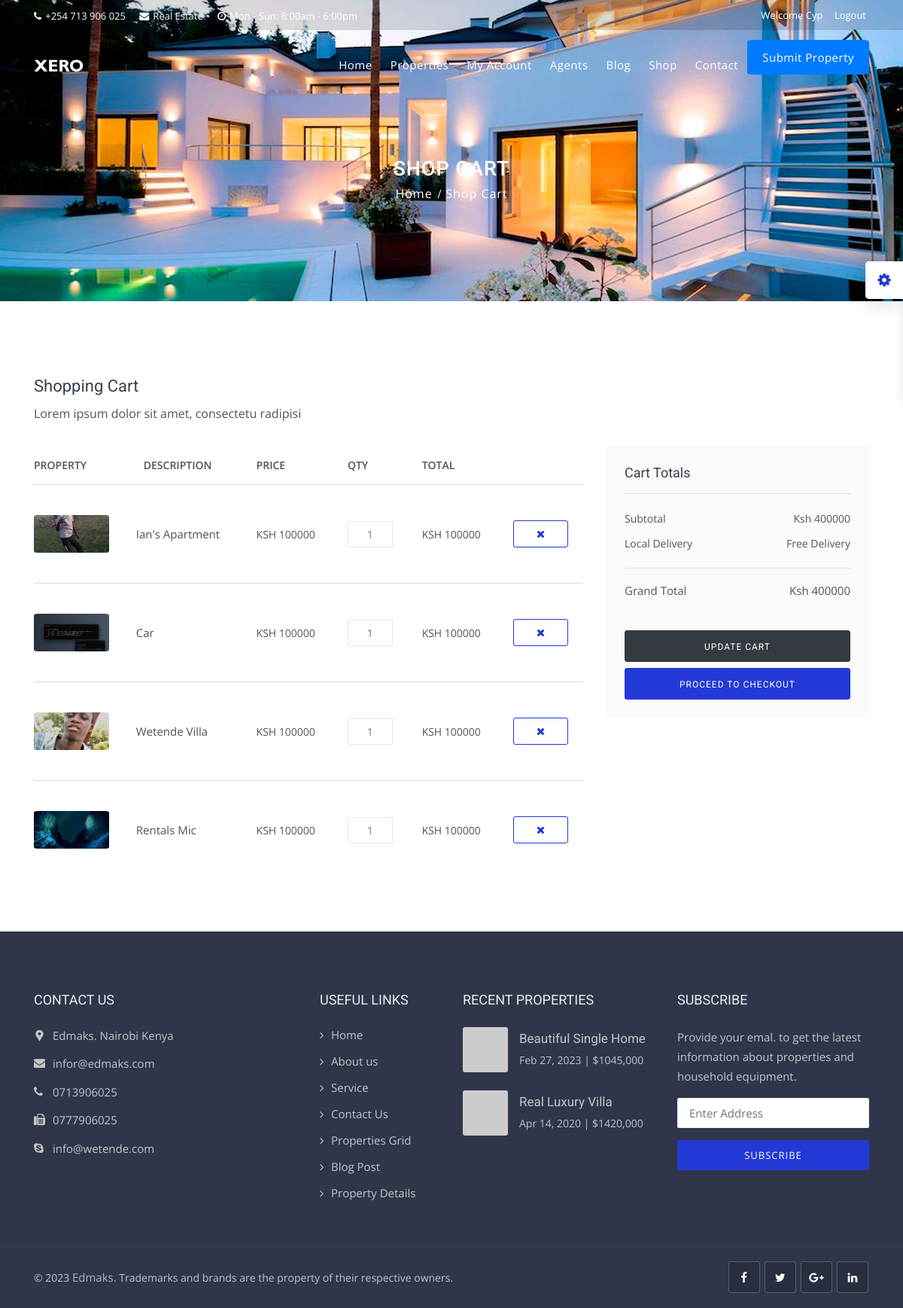
Before: /cart/ (signed in) with the older database file.
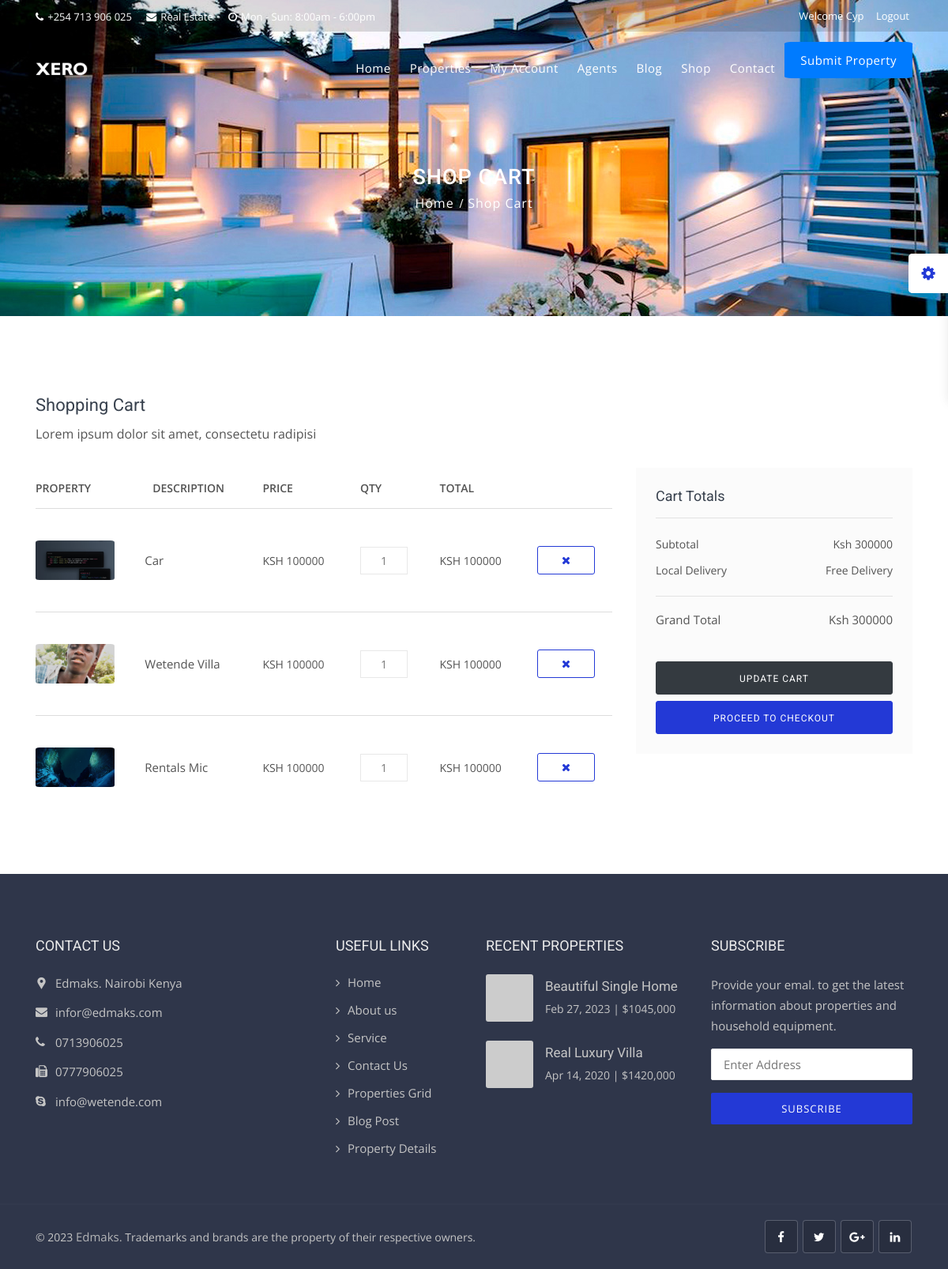
After: the same page with the newer database file.
### listings/models.py (models this page shows, shortened)
class FavouriteItems(models.Model):
    listing = models.ForeignKey(Listing, on_delete=models.CASCADE)
    favourite = models.ForeignKey(Favourite,
                                  on_delete=models.CASCADE, related_name="favouriteitems")
    quantity = models.IntegerField(default=0)
    class Meta:
        verbose_name_plural = "Favourite Items"
    @property
    def price(self):
        actual_price = self.listing.price*self.quantity
        return actual_price

class Listing(models.Model):
  realtor = models.ForeignKey(Realtor, on_delete=models.DO_NOTHING, blank=True, null=True)
  user = models.ForeignKey(User, on_delete=models.DO_NOTHING, blank=True, null=True)
  title = models.CharField(max_length=200)
  address = models.CharField(max_length=200)
  city = models.CharField(max_length=100)
  county = models.CharField(max_length=100)
  postal_code = models.CharField(max_length=20)
  description = models.TextField(blank=True)
  p_type = models.CharField(max_length=100, choices=property_type, default='Office', blank=True, null=True)
  price = models.IntegerField()
  bedrooms = models.IntegerField()
  bathrooms = models.DecimalField(max_digits=2, decimal_places=1)
  garage = models.IntegerField(default=0)
  sqft = models.IntegerField()
  photo_main = models.ImageField(upload_to='photos/%Y/%m/%d/', blank=True)
  photo_1 = models.ImageField(upload_to='photos/%Y/%m/%d/', blank=True)
  photo_2 = models.ImageField(upload_to='photos/%Y/%m/%d/', blank=True)
  photo_3 = models.ImageField(upload_to='photos/%Y/%m/%d/', blank=True)
  photo_4 = models.ImageField(upload_to='photos/%Y/%m/%d/', blank=True)
  photo_5 = models.ImageField(upload_to='photos/%Y/%m/%d/', blank=True)
  photo_6 = models.ImageField(upload_to='photos/%Y/%m/%d/', blank=True)
  is_published = models.BooleanField(default=True)
  list_date = models.DateTimeField(default=datetime.now, blank=True)

class Favourite(models.Model):
    id = models.UUIDField(default=uuid.uuid4, primary_key=True)
    user = models.ForeignKey(User, on_delete=models.CASCADE)
    complete = models.BooleanField(default=False)
    @property
    def total_price(self):
        favouriteitems = self.favouriteitems.all()
        total_cost = sum([item.price for item in favouriteitems])
        return total_cost

### pages/views.py (the view)
# urls.py: path('cart/',views.cart, name='cart'),
@login_required
def cart(request):
    favourite = None
    favouriteitems = []
    if request.user.is_authenticated:
        favourite, created = Favourite.objects.get_or_create(
            user=request.user, complete=False)
        favouriteitems = favourite.favouriteitems.all()
    context = {
        "favourite":favourite,
        "favouriteitems":favouriteitems
    }
    return render(request, 'pages/shop-cart.html', context)

### templates/pages/shop-cart.html (shortened to what this page needs)
{% extends 'base.html' %}
{% load humanize %}
{% block content %}
<div class="sub-banner">
    <div class="container">
        <div class="breadcrumb-area">
            <h1>Shop Cart</h1>
            <ul class="breadcrumbs">
                <li><a href="index.html">Home</a></li>
                <li class="active">Shop Cart</li>
            </ul>
        </div>
    </div>
</div>
<div class="shop-cart content-area-2">
    <div class="container">
        <div class="row">
            <div class="col-md-12">
                <div class="heading-2">
                    <h4>Shopping Cart</h4>
                    <p>Lorem ipsum dolor sit amet, consectetu radipisi</p>
                </div>
            </div>
            <div class="col-lg-8">
                <table class="shop-table cart">
                    <thead>
                    <tr>
                        <th  class="product-name">Property</th>
                        <th class="product-price">Description</th>
                        <th class="product-price">Price</th>
                        <th class="product-quantity">Qty</th>
                        <th class="product-subtotal">Total</th>
                        <th class="product-remove">&nbsp;</th>
                    </tr>
                    </thead>
                    <tbody>
                        {% for item in favouriteitems %}
                            <tr>
                                <td class="product-thumbnail"><img style="object-fit: cover; border-radius: 5%;" src="{{item.listing.photo_main.url}}" alt="shop-1" width="50px" height="50px"></td>
                                <td class="product-name">
                                    <a href="{% url 'shop_detail' item.listing.id %}">{{item.listing.title}}</a>
                                </td>
                                <td>Ksh {{item.listing.price}}</td>
                                <td><input id="qty" class="qty" type="text" value="{{item.quantity}}"></td>
                                <td>Ksh {{item.listing.price}}</td>
                                <td class="product-remove"><button class="btn btn-border btn-sm" id="del" value="{{item.listing.id}}" title="Remove from cart"><i class="fa fa-close"></i></button></td>
                            </tr>
                        {% endfor %}
                    </tbody>
                </table>
            </div>
            <div class="col-lg-4">
                <div class="cart-total-box bg-white hdn-mb-30 mb-30">
                    <h5>Cart Totals</h5>
                    <hr>
                    <ul>
                        <li>
                            Subtotal<span class="pull-right">Ksh {{favourite.total_price}}</span>
                        </li>
                        <li>
                            Local Delivery <span class="pull-right">Free Delivery</span>
                        </li>
                    </ul>
                    <hr>
                    <p class="mar-b-50">
                        Grand Total<span class="pull-right">Ksh {{favourite.total_price}}</span>
                    </p>
                    <br>
                    <button class="btn btn-dark btn-block btn-md" type="submit">Update Cart</button>
                    <button id="proceed" class="btn btn-color btn-block btn-md" onclick="checkout_redirect()" value="{{favourite.total_price}}" type="submit">Proceed To Checkout</button>
                </div>
            </div>
        </div>
    </div>
</div>
{% endblock %}

Changed rows visible on the page:
removed FavouriteItems: listing.photo_main (picture), listing "Ian's Apartment", listing.price "100000", quantity "1"
computed for Favourite: total_price "400000" → "300000"
